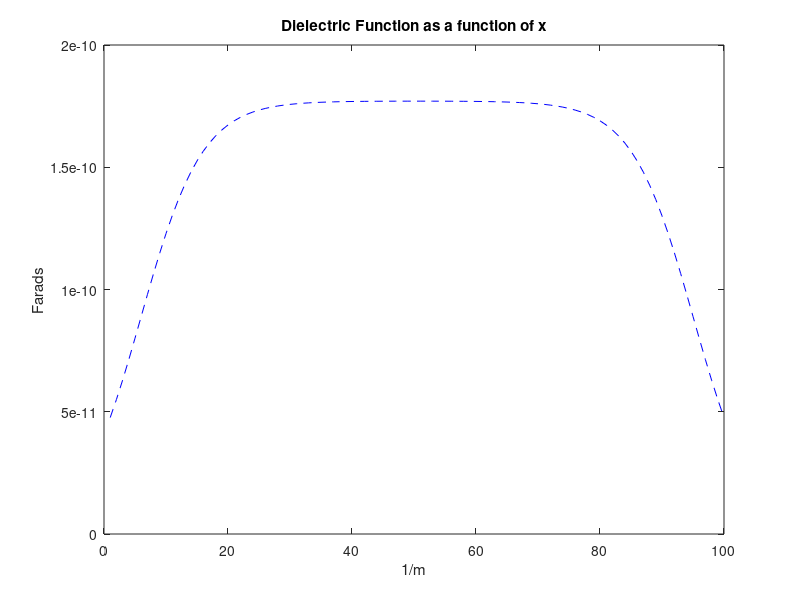
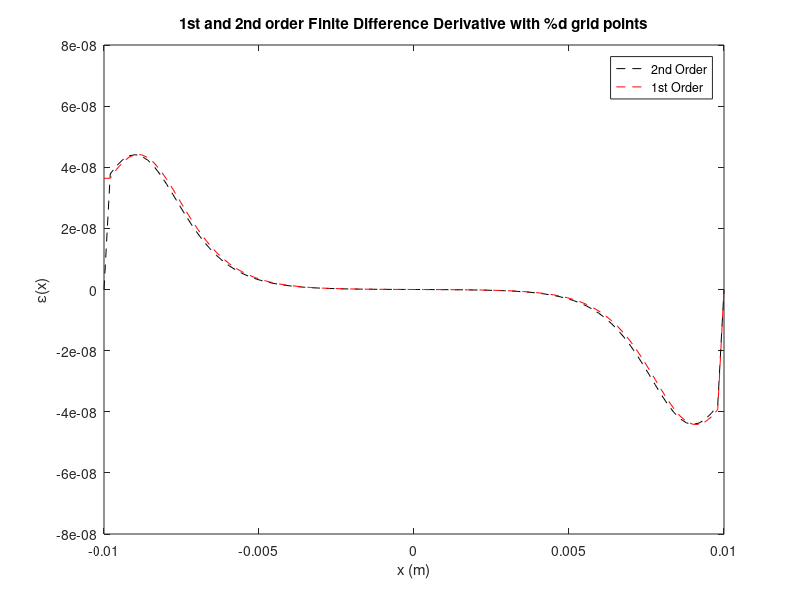
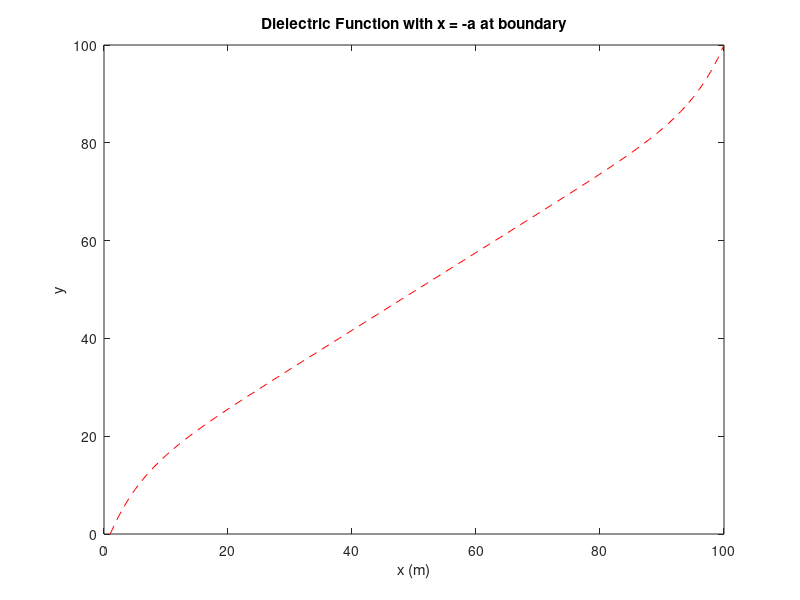

Write the MATLAB code that produced these figures, in order.
%% Electrostatic potential of a dielectric function 
lx = 100;
ly = 100;
%constants 
e0=8.854.*10.^(-12);
a=0.01;
l=a./5;
x = linspace(-a,a,lx);
y = linspace(-a,a,ly);
[X,Y]=meshgrid(x,y);

dx = -9.*a./10; 
dxx = 9.*a./10;

%boundary conditions 
phi_a = 100; %volts
dphi_dx_a = 1000; %volts/m
bdcond = [dphi_dx_a;zeros(lx-2,1);phi_a]; 

ep = e0*(10*tanh((x-dx)/l)-(10*tanh((x-dxx)/l)));
  
figure(1);
plot(ep,'b--');
xlabel('1/m');
ylabel('Farads');
title('Dielectric Function as a function of x');

%% 1B
%second order, centered
dep_dx=zeros(lx,1);
dx=x(2)-x(1);
%forward difference at the beginning
dep_dx(1)=(ep(2)-ep(1))/2*dx;

%centered difference on the interior
for ix=2:lx-1
    dep_dx(ix)=(ep(ix+1)-ep(ix-1))/2/dx;
end %for

%backward difference at the end
dep_dx(lx)=(ep(lx)-ep(lx-1))/2*dx;

%%
dep_dx2=zeros(lx,1);
dxx=x(2)-x(1);
%first order derivative approximation (backward)
%interior
for ix=2:lx-1
    dep_dx2(ix)=(ep(ix)-ep(ix-1))/dxx;
end %for
dep_dx2(1)=dep_dx2(2);

%% Plotter
figure(2);
plot(x,dep_dx,'k--');
hold on;
plot(x,dep_dx2,'r--');
xlabel('x (m)');
ylabel('\epsilon(x)');
title('1st and 2nd order Finite Difference Derivative with %d grid points');
legend('2nd Order','1st Order');

%% 1D solve using Matlab Operator 
% ep2(:)=ep(:);
ep3=zeros(lx,ly);
ep3(1,:)=[-1/dx^2,1/dx,zeros(1,lx-2)];
ep3(lx,:)=[zeros(1,lx-1),1];

for i=2:lx-1
    ep3(i,i)=-2.*ep(i)./dx.^2;
    ep3(i,i+1)=ep(i)./dx.^2+dep_dx(i)./(2.*dx);
    ep3(i,i-1)=ep(i)./dx.^2-dep_dx(i)./(2.*dx);
end %for  

disp('Matlab,GNU/Octave built-in solution:');
xsoln=ep3\bdcond;
disp(xsoln);

figure(3);
plot(xsoln,'r--');
xlabel('x (m)');
ylabel('y');
title('Dielectric Function with x = -a at boundary');
